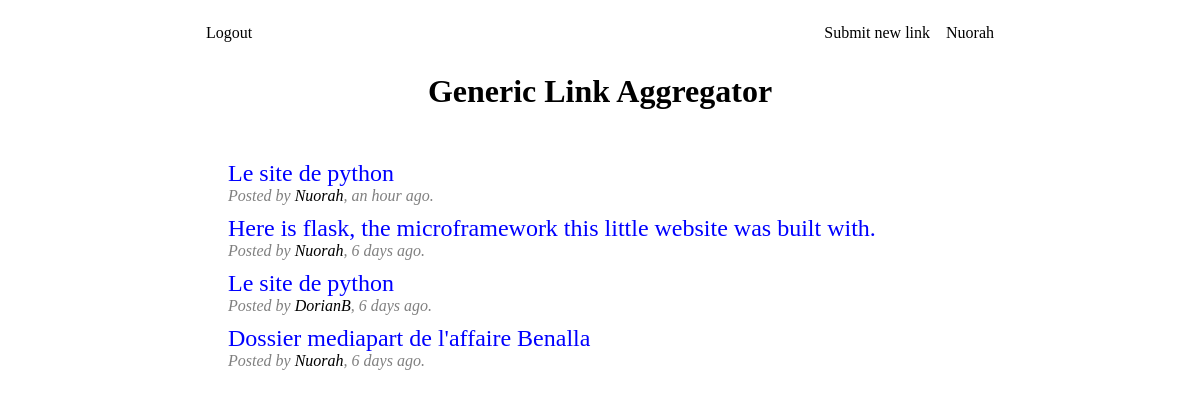
The app's page /index (signed in) with its own data.
### app/models.py (models this page shows, shortened)
class User(UserMixin, db.Model):
	id = db.Column(db.Integer, primary_key=True)
	username = db.Column(db.String(64), index=True, unique=True)
	password_hash = db.Column(db.String(128))
	karma = db.Column(db.Integer)
	registration_date = db.Column(db.DateTime, index=True, default=datetime.utcnow)
	posts = db.relationship('Post', backref='author', lazy='dynamic')

class Post(db.Model):
	id = db.Column(db.Integer, primary_key=True)
	title = db.Column(db.String(64))
	url = db.Column(db.String(512))
	timestamp = db.Column(db.DateTime, index=True, default=datetime.utcnow)
	score = db.Column(db.Integer)
	user_id = db.Column(db.Integer, db.ForeignKey('user.id'))
	deleted = db.Column(db.Boolean, default = False)
	deleted_timestamp = db.Column(db.DateTime, index=True)

### app/main/routes.py (the view)
@bp.route('/', methods=['GET', 'POST'])
@bp.route('/index', methods=['GET', 'POST'])
def index():
	page = request.args.get('page', 1, type=int)
	posts = Post.query.filter(Post.deleted == False).order_by(Post.timestamp.desc()).paginate(page, current_app.config['POSTS_PER_PAGE'], False)
	next_url = url_for('main.index', page=posts.next_num) \
		if posts.has_next else None
	prev_url = url_for('main.index', page=posts.prev_num) \
		if posts.has_prev else None
	return render_template('index.html',
	 title = 'Front page', posts=posts.items, next_url=next_url, prev_url=prev_url)

### app/models.py (called while the page is built)
@login.user_loader
def load_user(id):
    return User.query.get(int(id))

### app/templates/index.html (shortened to what this page needs)
{% extends "base.html" %}
{% block app_content %}
{% if posts %}
{% for post in posts %}
{% if not post.deleted %}
<p class="post_title"><a href={{ post.url }}>{{ post.title }}</a></p>
<p class="post_info">Posted by <a href="{{ url_for('main.user', username=post.author.username) }}">{{ post.author.username }}</a>, {{ moment(post.timestamp).fromNow() }}.</p>
{% endif %}
{% endfor %}
{% endif %}
<div class="pagination">
</div>
{% endblock %}

### app/templates/base.html (shortened to what this page needs)
<doctype html>
<html>
<head>
	<link rel="stylesheet" href="{{url_for('static', filename='styles.css')}}">
</head>
<body>
	{% block navbar %}
	<nav class="navbar">
		<div class="container">
			<div class="" id="">
				<ul class="navbar_left">
					{% if current_user.is_anonymous %}
					<li><a href="{{ url_for('main.login') }}">Login</a></li>
					{% else %}
					<li><a href="{{ url_for('main.logout') }}">Logout</a></li>
				</ul>
				<ul class="navbar_right">
					<li><a href="{{ url_for('main.submit') }}">Submit new link</a></li>
					<li><a href="{{ url_for('main.user', username=current_user.username) }}">{{ current_user.username }}</a></li>
					{% endif %}
				</ul>
			</div>
		</div>
	</nav>
	<div class="banner">
		<a href="{{ url_for('main.index') }}"><h1>Generic Link Aggregator</h1></a>
	</div>
	{% endblock %}
	{% block content %}
	<div class="container" >
		<div class="content">
			{% block app_content %}{% endblock %}
		</div>
	</div>
	{% endblock %}
</body>
</html>

### app/static/styles.css (style rules this page uses)
* { box-sizing: inherit; }
html { box-sizing: border-box; }
body { margin: 0; padding: 0; font-family: "Palatino Linotype", "Book Antiqua", Palatino, serif; }
a { color: black; text-decoration: none; }
.banner { padding:0; margin:0; height:50px; }
.banner h1 { text-align: center; position: relative; top: 50%; transform: translateY(-50%); padding:0; margin:0; }
div.container { max-width: 880px; margin: 24px auto; padding: 0 20px; }
.content { padding: 10px 24px; margin: 10px 24px; }
p.post_title { font-size: x-large; margin: 0; margin-top:10px; padding: 0; }
p.post_title a { color:blue; }
p.post_info { padding: 0; margin-top: 0; margin-bottom: 0; padding-top: 0; color:grey; font-style: italic; }
nav.navbar { max-width: 880px; margin: 24px auto; padding: 0 40px; overflow: hidden; font-family: "Times New Roman", Times, serif; }
nav.navbar .container { padding:0; margin:0; }
nav.navbar ul { list-style-type: none; margin: 0; padding: 0; }
nav.navbar li { display: inline; }
nav.navbar li a { color: black; text-align: center; padding: 14px 6px; margin : 0; text-decoration: none; }
.navbar_right { float: right; }
.navbar_left { float: left; }
.pagination { padding-top: 10px; color: black; font-style:italic; }

### records on screen
User: username "Nuorah"
Post: title "Le site de python", author.username "Nuorah", timestamp "an hour ago"
Post: title "Here is flask, the microframework this little website was built with.", author.username "Nuorah", timestamp "6 days ago"
Post: title "Le site de python", author.username "DorianB", timestamp "6 days ago"
Post: title "Dossier mediapart de l'affaire Benalla", author.username "Nuorah", timestamp "6 days ago"
